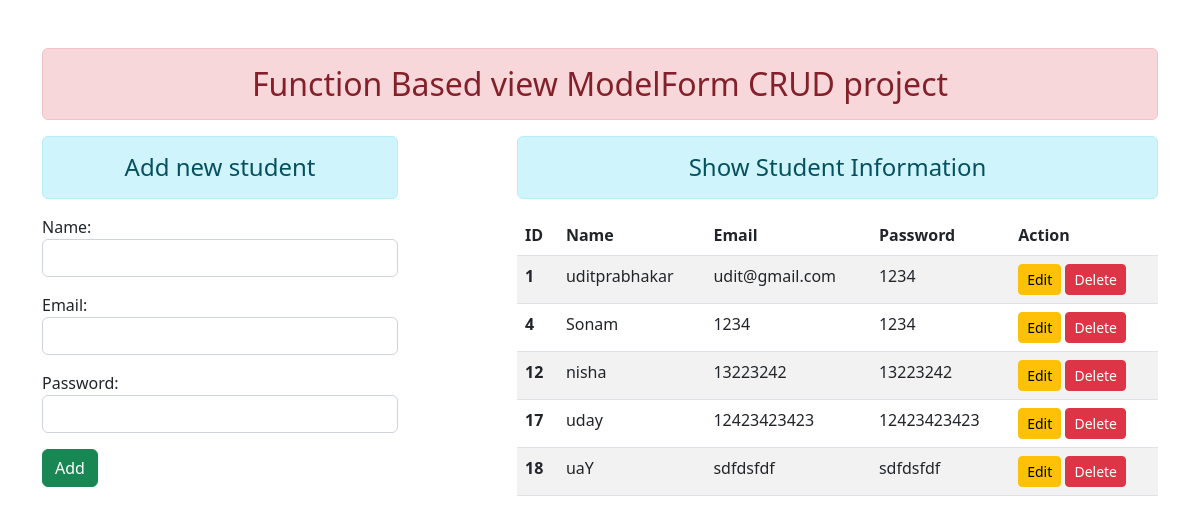
The page / on the database its author committed.
### enroll/models.py (models this page shows)
class User(models.Model):
    name = models.CharField(max_length=255)
    email = models.EmailField(max_length=255)
    password = models.CharField(max_length=255)

### enroll/views.py (the view)
# urls.py: path('',views.add_show, name='addandshow'),
def add_show(request):
    if request.method == 'POST':
        form = StudentRegistration(request.POST)
        if form.is_valid():
            nm = form.cleaned_data['name']
            em = form.cleaned_data['email']
            pw = form.cleaned_data['password']
            reg = User(name=nm, email=pw, password=pw)
            reg.save()
            form= StudentRegistration() #later for success or redirect
    else:
        form = StudentRegistration()
    stud = User.objects.all()
    return render(request, 'enroll/addandshow.html', {'form':form,'stu':stud})

### enroll/forms.py
class StudentRegistration(forms.ModelForm):
    class Meta:
        model=User
        fields = ['name', 'email', 'password']
        widgets = {
            'name': forms.TextInput(attrs={'class': 'form-control'}),
            'email': forms.EmailInput(attrs={'class': 'form-control'}),
            'password': forms.PasswordInput(render_value=True ,attrs={'class': 'form-control'}),
        }

### enroll/templates/enroll/addandshow.html (shortened to what this page needs)
{% extends 'enroll/base.html' %}
{% block content %}
<div class="row">
    <div class="col-sm-4">
        <h4 class="text-center alert alert-info">Add new student</h4>
        <form action="" method="POST">
            {{form.as_p}}
        <input type="submit" class="btn btn-success" value="Add">
        </form>
    </div>
    <div class="col-sm-7 offset-1">
        <h4 class="text-center alert alert-info">Show Student Information</h4>
        {% if stu %}
        <table class="table table-striped table-hover">
            <thead>
                <tr>
                    <th scope="col">ID</th>
                    <th scope="col">Name</th>
                    <th scope="col">Email</th>
                    <th scope="col">Password</th>
                    <th scope="col">Action</th>
                </tr>
            </thead>
            <tbody>
                {% for st in stu %}
                <tr>
                    <th scope="row">{{st.id}}</th>
                    <td>{{st.name}}</td>
                    <td>{{st.email}}</td>
                    <td>{{st.password}}</td>
                    <td>
                        <a href="{% url 'update' st.id %}" class="btn btn-warning btn-sm">Edit</a>
                        <form action="{% url 'delete' st.id %}" method="post" class="d-inline">
                            <input type="submit" class="btn btn-danger btn-sm" value="Delete" />
                        </form>
                    </td>
                </tr>
                {% endfor %}
            </tbody>
        </table>
        {% else %}
        <h4 class="text-center alert alert-warning">No Records</h4>
        {% endif %}
    </div>
</div>
{% endblock %}

### enroll/templates/enroll/base.html (shortened to what this page needs)
<!DOCTYPE html>
{% load static %}
<html lang="en">
<head>
    <link rel="stylesheet" href="{% static 'enroll/css/bootstrap.css' %}">
</head>
<body>
<div class="container mt-5">
    <h2 class="text-center alert alert-danger">Function Based view ModelForm CRUD project</h2>
    {% block content %}
    {% endblock content %}
</div>
</body>
</html>

### rows shown on the page
User: id "1", name "uditprabhakar", email "udit@gmail.com", password "1234"
User: id "4", name "Sonam", email "1234", password "1234"
User: id "12", name "nisha", email "13223242", password "13223242"
User: id "17", name "uday", email "12423423423", password "12423423423"
User: id "18", name "uaY", email "sdfdsfdf", password "sdfdsfdf"
